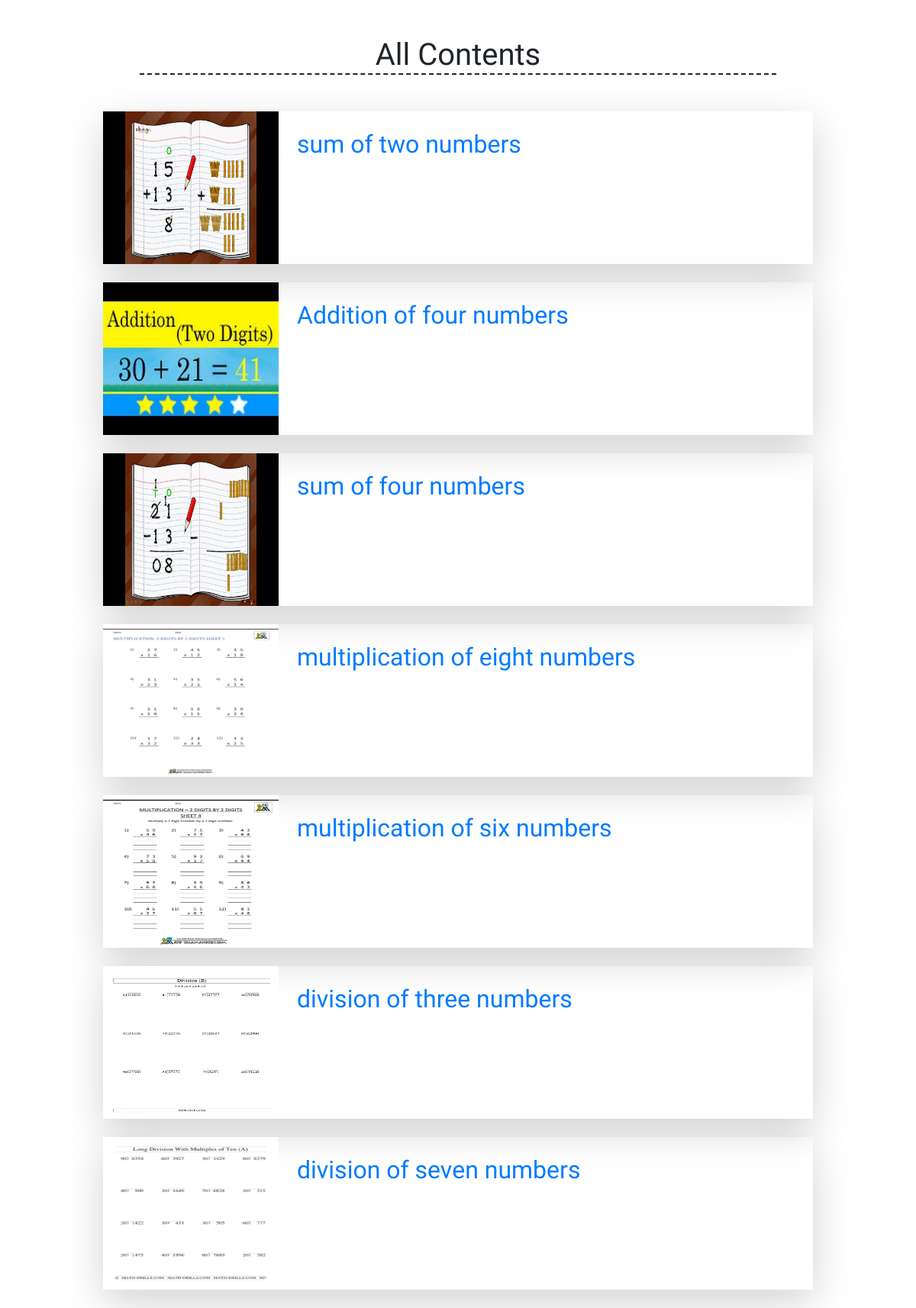
The page /allcontents on the database its author committed.
### home/models.py (models this page shows, shortened)
class content(models.Model):
    content_id = models.AutoField(primary_key=True)
    title = models.CharField(max_length=500)
    image = models.ImageField(upload_to="home/images",default="")
    slug = models.CharField(max_length=1000, default="")

### home/views.py (the view)
# urls.py: path('allcontents', views.allcontents),
def allcontents(request):
    allcontents = content.objects.all()
    context = {'allcontents':allcontents}
    return render(request,"contents.html",context)

### templates/contents.html (shortened to what this page needs)
{% extends 'base.html' %}
{% block body %}
<div style="font-family: 'El Messiri', sans-serif; font-weight:400;">
  <div class="container" style="width:80%">
        <h1 class="mt-3 text-center m-5" style="border-bottom: dashed 2px;">All Contents</h1>
    <div class="row">
      {% for content in allcontents %}
      <div class="col-md-12">
        <div class="row no-gutters overflow-hidden flex-md-row mb-4 shadow-lg h-md-250 position-relative"
          style="word-wrap: break-word;">
          <div class="col-auto d-none d-lg-block">
            <img class="bd-placeholder-img p-0 m-0" width="230" height="200" role="img"
              src="{{content.image.url}}">
          </div>
          <div class="col pr-0 pt-4 pb-4 pl-4 d-flex flex-column position-static">
            <a class="d-inline-block " href="#">
              <h2>{{content.title}}</h2>
            </a>
          </div>
          <div class="col-md-2 d-none d-sm-block" width="170" height="250"
            style="padding-right: 0px; padding-left: 0px;">
          </div>
        </div>
      </div>
      {% endfor %}
    </div>
  </div>
</div>
{% endblock body %}

### templates/base.html (shortened to what this page needs)
<!doctype html>
<html lang="en">
  <head>
    <link rel="stylesheet" href="https://stackpath.bootstrapcdn.com/bootstrap/4.5.0/css/bootstrap.min.css">
  </head>
  <body>
    {% block body %}
    {% endblock body %}
  </body>
</html>

### rows shown on the page
content: image (picture), title "sum of two numbers"
content: image (picture), title "Addition of four numbers"
content: image (picture), title "sum of four numbers"
content: image (picture), title "multiplication of eight numbers"
content: image (picture), title "multiplication of six numbers"
content: image (picture), title "division of three numbers"
content: image (picture), title "division of seven numbers"
